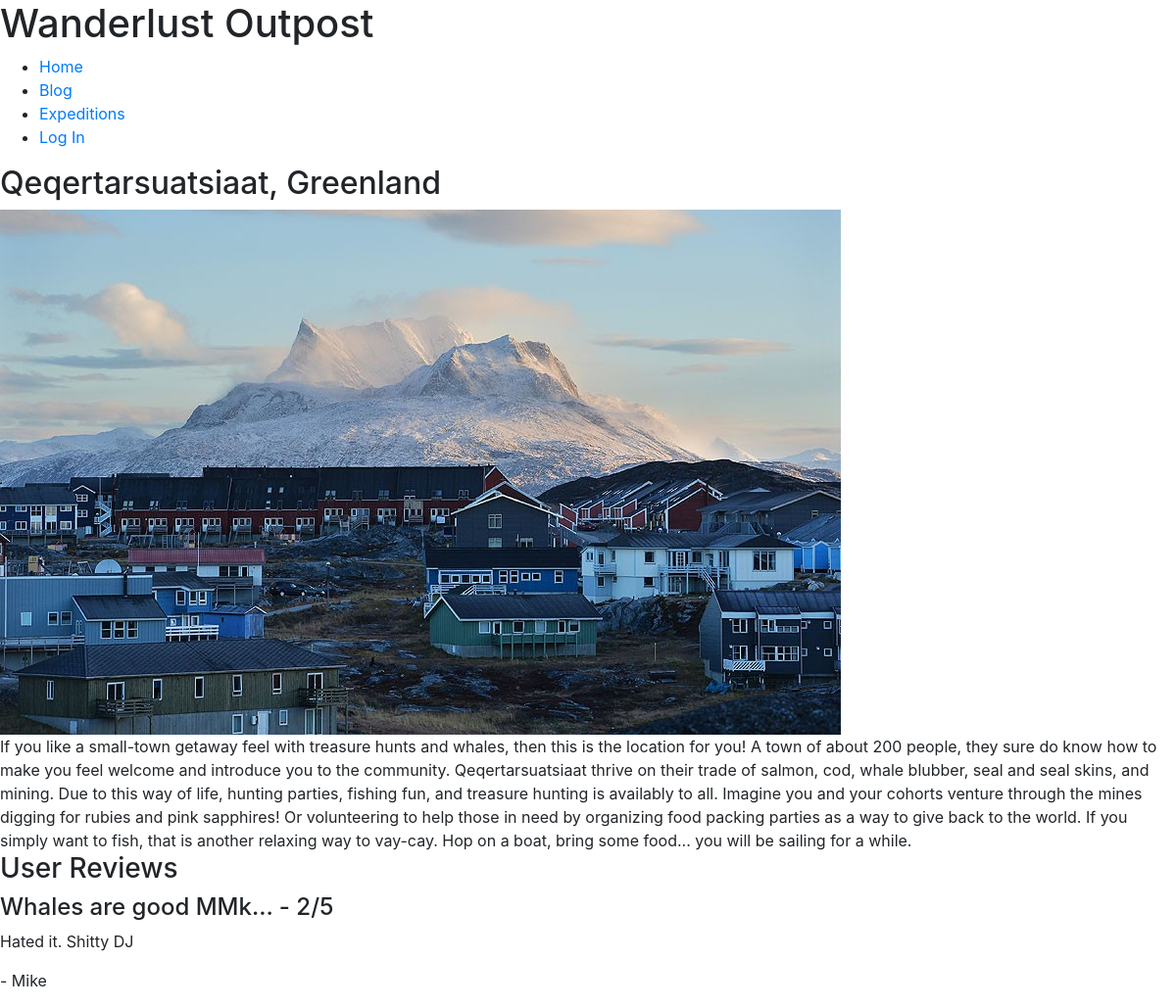
/adventure.php?pid=7, run on an earlier commit of the app's database.
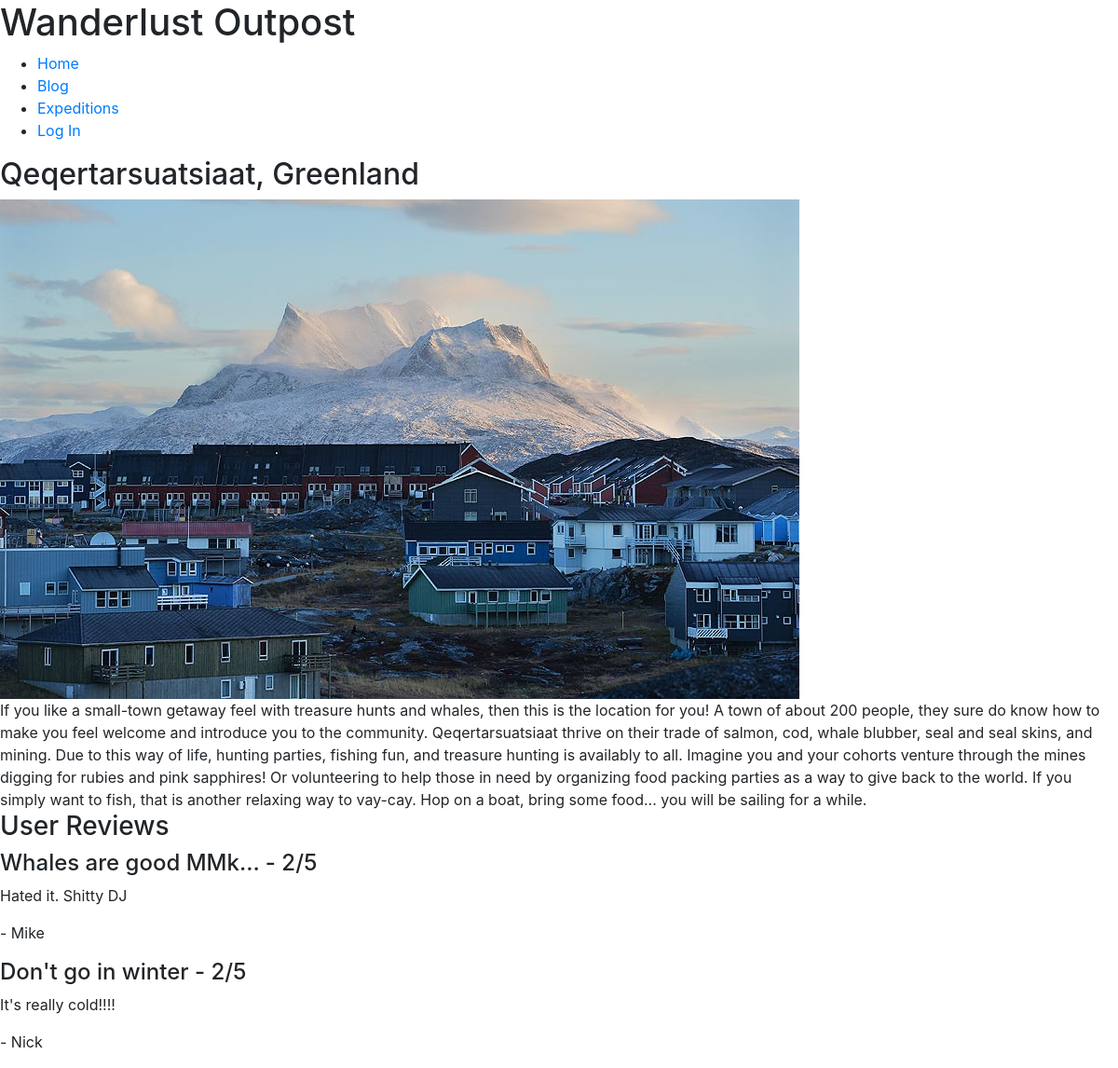
And on a later commit of the database.
### tables this page shows
CREATE TABLE `sitemap` (
  `PageTitle` varchar(32) NOT NULL,
  `BGImg` varchar(32) DEFAULT NULL,
  `BGImgAlt` text,
  `pageID` int NOT NULL,
  `PageName` varchar(45) NOT NULL,
  `Content` longtext,
  `NavItem` tinyint DEFAULT NULL,
  `url` varchar(45) DEFAULT NULL,
  PRIMARY KEY (`pageID`)
);

CREATE TABLE `reviewlist` (
  `ReviewID` int NOT NULL AUTO_INCREMENT,
  `User_ID` int NOT NULL,
  `Rating` int NOT NULL,
  `ReviewType` varchar(24) NOT NULL,
  `Review` text,
  `ReviewHeadline` text,
  `Country` varchar(2) DEFAULT NULL,
  `City` int DEFAULT NULL,
  `DateAdded` datetime DEFAULT CURRENT_TIMESTAMP,
  PRIMARY KEY (`ReviewID`),
  KEY `Country_idx` (`Country`),
  CONSTRAINT `Country` FOREIGN KEY (`Country`) REFERENCES `country` (`Country_ID`)
);

CREATE TABLE `users` (
  `User_ID` int NOT NULL AUTO_INCREMENT,
  `Email` varchar(72) NOT NULL,
  `FName` varchar(24) NOT NULL,
  `LName` varchar(24) NOT NULL,
  `Psword` varchar(42) NOT NULL,
  `DOB` date NOT NULL,
  `Origin` varchar(2) DEFAULT NULL,
  `AccountCreated` datetime DEFAULT CURRENT_TIMESTAMP,
  PRIMARY KEY (`User_ID`),
  KEY `Origin_idx` (`Origin`),
  CONSTRAINT `Origin` FOREIGN KEY (`Origin`) REFERENCES `country` (`Country_ID`)
);

### adventure.php (the view, shortened to what this page needs)
<?php
require("includes/page.php");
class AdventurePage extends Page{
  public function Display($pageID){
    $this -> DisplayHead();
    $this -> DisplayBody();
    $this -> DisplayHeader($this->buttons);
    $this->  DisplayContent();
    $this->ReviewGen();
    $this -> DisplayFooter();
  }
  public function ReviewGen(){
    $db = new mysqli('localhost', 'glazpmck_ics325_web', 'ICS325.01-2020', "glazpmck_ics325");
    $id = $db->real_escape_string($_GET['pid']);
    $query = "SELECT reviewlist.ReviewID, reviewlist.ReviewHeadline, reviewlist.Review, reviewlist.User_ID, users.fname, reviewlist.city, reviewlist.rating
    FROM reviewlist
    INNER JOIN users ON reviewlist.user_id = users.user_ID
    INNER JOIN sitemap ON reviewlist.City = sitemap.pageID
    WHERE reviewlist.city = '$id'";
    $result = $db->query($query);
    $row=$result->fetch_array(MYSQLI_ASSOC);
    $num_rows=$result->num_rows;
    ?>
    <section class='reviews'>
    <h3>User Reviews</h3>
    <?php
    if ($num_rows > 0){
      do{
        ?>
        <div class='top-review'>
          <div class='review-content'>
            <h4><?=$row['ReviewHeadline']?> - <?=$row['rating']?>/5</h4>
            <p><?=$row['Review']?></p><p>- <?=$row['fname']?></p>
          </div>
        </div>
        <?php
      }while($row=$result->fetch_array(MYSQLI_ASSOC));
    }
    echo "</section>";
  }
  public function DisplayContent(){
    if (isset($_GET['pid'])){
      $db = new mysqli('localhost', 'glazpmck_ics325_web', 'ICS325.01-2020', "glazpmck_ics325");
      $id = $db->real_escape_string($_GET['pid']);
      $query = "Select * From sitemap where pageID = '$id'";
      $result = $db->query($query);
      $row=$result->fetch_array(MYSQLI_ASSOC);
      ?>
      <section class="page-title">
        <h2><?= $row['PageTitle'] ?></h2>
      </section>
      <div class="exp-img">
        <img src="img/<?=$row['BGImg']?>" alt="<?=$row['BGImgAlt']?>" />
      </div>
      <section class="main-content">
        <?= $row['Content']?>
      </section>
      <?php
    }
  }
}
$adventure = new AdventurePage();
$adventure->Display($_GET['pid']);
?>

### includes/page.php (shortened to what this page needs)
<?php
class Page{
    public $title = "Wanderlust Outpost";
    public function DisplayHead(){
      ?>
        <!DOCTYPE html>
           <html>
      <?php
        echo "<head>";
        $this -> DisplayStyles();
        echo "</head>";
    }
      ?>
      <?php
    public function DisplayStyles(){
      ?>
        <link rel="stylesheet" href="https://stackpath.bootstrapcdn.com/bootstrap/4.4.1/css/bootstrap.min.css">
        <link rel="stylesheet/less" type="text/css" href="less/styles.less" />
      <?php
    }
      ?>
      <?php
    public function DisplayBody(){
      ?>
        <body>
      <?php
    }
    public function DisplayHeader($buttons){
      $db = new mysqli('localhost', 'glazpmck_ics325_web', 'ICS325.01-2020', "glazpmck_ics325");
      $nav_sql = "SELECT * FROM sitemap WHERE NavItem = 1";
      $nav_query = $db->query($nav_sql);
      $nav_rs=$nav_query->fetch_array(MYSQLI_ASSOC);
      ?>
      <header>
        <h1><?php echo $this->title; ?></h1>
          <div class="open">
              <span>
                <ul class="sub-menu">
                  <?php
                    do{
                      $this->DisplayButton($nav_rs['PageName'], $nav_rs['pageID'], $nav_rs['url']);
                    } while($nav_rs=$nav_query->fetch_array(MYSQLI_ASSOC));
                    ?>
                </ul>
              </span>
          </div>
      </header>
      <?php
    }
    public function DisplayButton($name, $pageID, $url){
      if (empty($_SESSION['LoggedIn'])){
        $loggedIn=false;
      }else {
        $loggedIn = $_SESSION['LoggedIn'];
      }
      if ( $pageID == 1 || $pageID == 2 || $pageID == 3 ){
        ?>
        <li>
          <a href="./<?=$url?>.php" title="<?=$name ?>"><?=$name?></a>
        </li>
      <?php
      }
      if ($pageID == 4){
        if ($loggedIn){
          return;
        }else{
          ?>
          <li>
            <a href="./<?=$url?>.php" title="<?=$name ?>"><?=$name?></a>
          </li>
        <?php
        }
      }
      if ( $pageID == 5){
        return;
      }
      if ( $pageID == 6 ){
        if ($loggedIn){
          ?>
            <li>
              <a href="./<?=$url?>.php" title="<?=$name ?>"><?=$name?></a>
            </li>
            <li>
              <a href="./logout.php" title="Log Out">Log Out</a>
            </li>
          <?php
        }else{return;}
      }
    }
            ?><div class="bg-img">
            <?php
    public function DisplayFooter(){
      ?>
        </body>
      </html>
    <?php
    }
  }

What changed in the data, as far as the page shows it:
added reviewlist: ReviewHeadline "Don't go in winter", Rating "2", Review "It's really cold!!!!", User_ID.FName "Nick"
